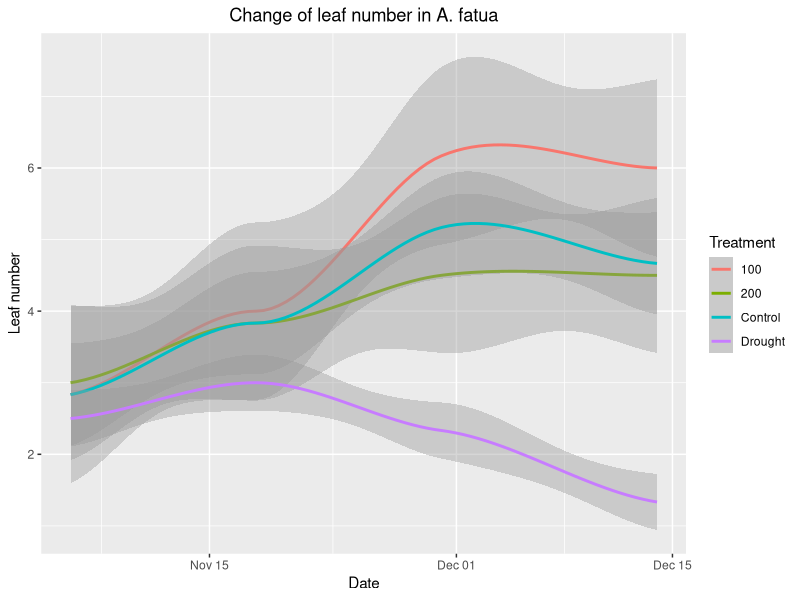
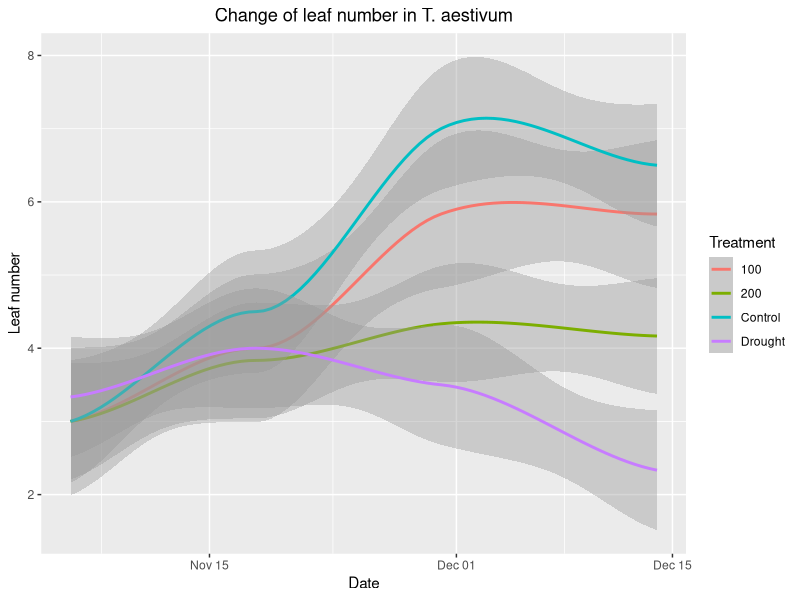
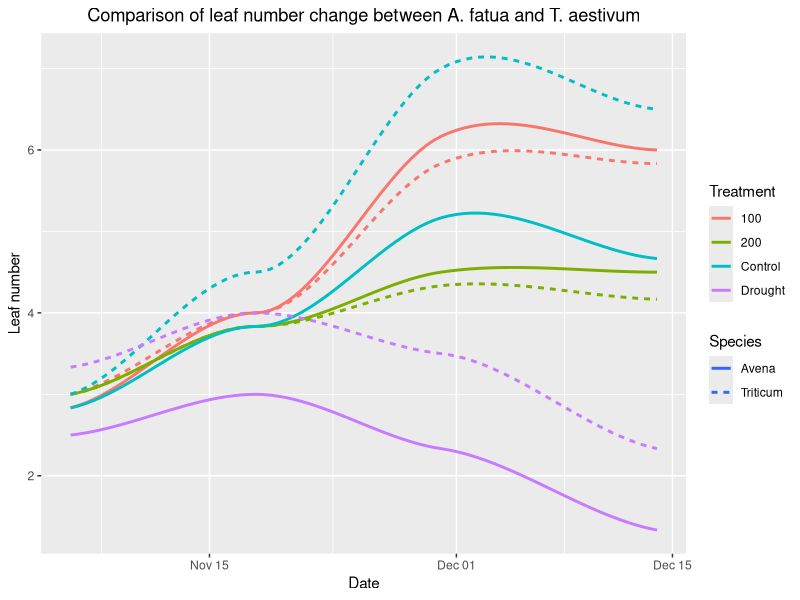
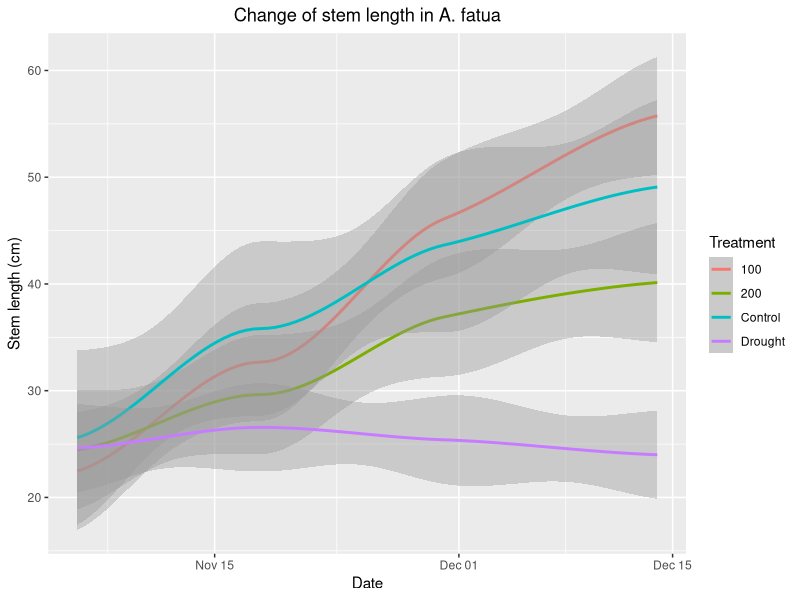
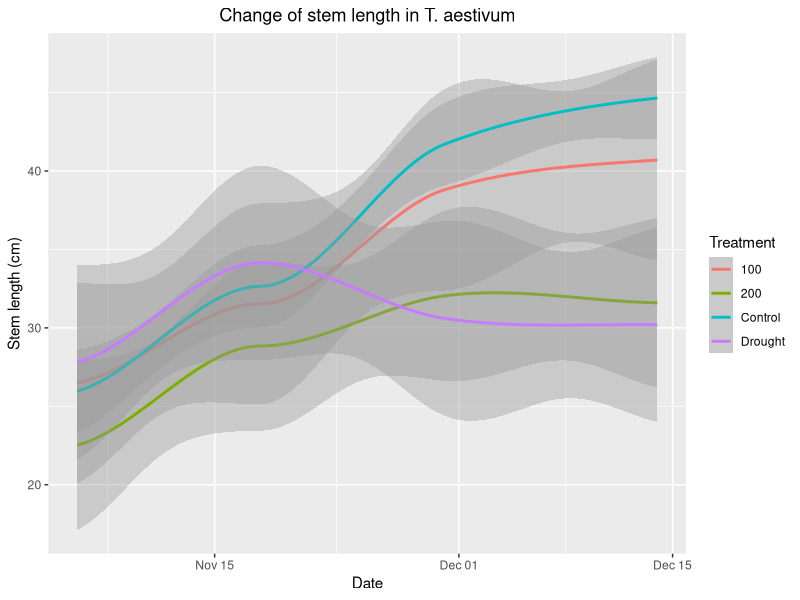
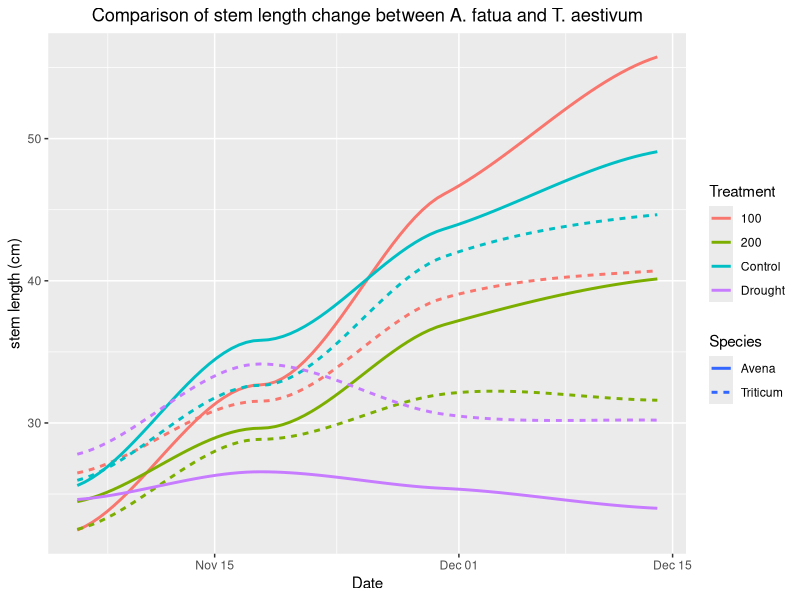
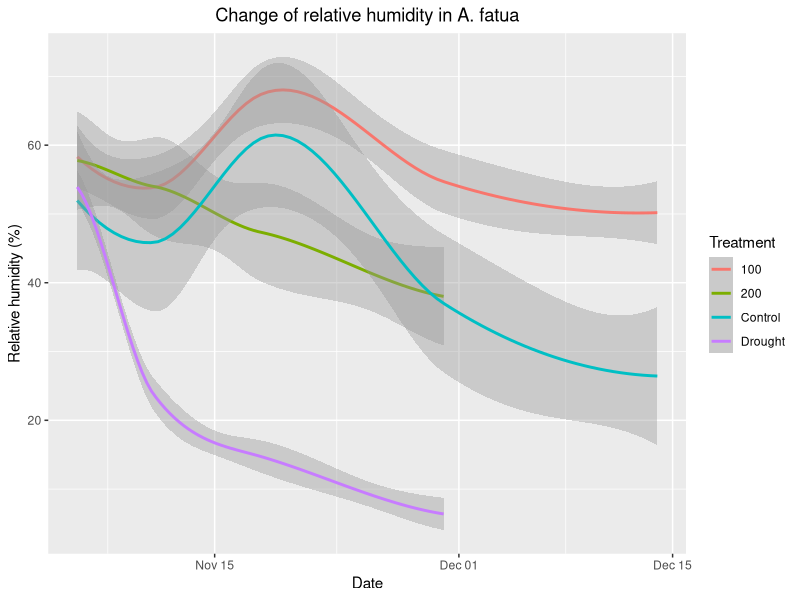
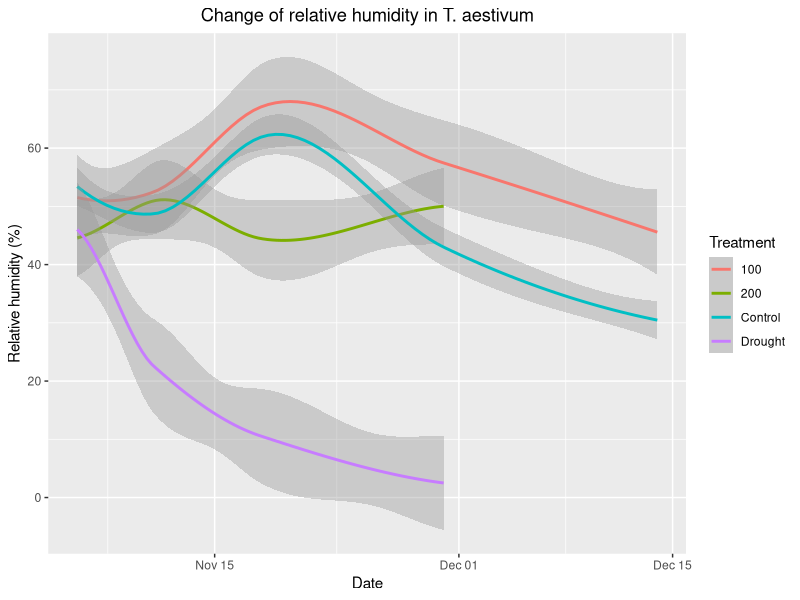

Here is the R script that generated these plots, in order:
## ---- chunk 1
knitr::opts_chunk$set(message = FALSE, warning = FALSE)
## ---- chunk 2
knitr::opts_chunk$set(suffix = ".png", fig.path = "graphs/", res = 100)
#knitr options to save all the graphics in the folder “results” in png format with a resolution of 100 dpi.
## ---- chunk 3
library("readxl")
Data <- read_excel("210129_Greenhouse_results.xlsx")
Data <- Data[-12]

if (!dir.exists("Graphs")) dir.create("Graphs")

d <- rep("06/11/20", 6)
d <- c(d, rep("11/11/20", 6))
d <- c(d, rep("18/11/20", 6))
d <- c(d, rep("30/11/20", 6))
d <- c(d, rep("14/12/20", 6))
new_date <- rep(d,8)
Data$Date2 <- new_date

Data$Date2 <- as.Date(Data$Date2, format='%d/%m/%y')

library(ggplot2)

## ---- chunk 4
# Leaf number
ggplot(Data[Data$Species =="Avena",], aes(x=Date2, y = Leaf_number, color = Treatment, na.rm=TRUE )) + geom_smooth() + labs(title="Change of leaf number in A. fatua", y="Leaf number", x="Date") + theme(plot.title = element_text(hjust = 0.5))
ggplot(Data[Data$Species =="Triticum",], aes(x=Date2, y = Leaf_number, color = Treatment, na.rm=TRUE )) + geom_smooth() + labs(title="Change of leaf number in T. aestivum", y="Leaf number", x="Date") + theme(plot.title = element_text(hjust = 0.5))

ggplot(Data, aes(x=Date2, y = Leaf_number, color = Treatment,  linetype = Species, na.rm=TRUE )) + geom_smooth(se=F) + labs(title="Comparison of leaf number change between A. fatua and T. aestivum", y="Leaf number", x="Date") + theme(plot.title = element_text(hjust = 0.5))

## ---- chunk 5
ggplot(Data[Data$Species =="Avena",], aes(x=Date2, y = Stem_length, color = Treatment, na.rm=TRUE )) + geom_smooth()  + labs(title="Change of stem length in A. fatua", y="Stem length (cm)", x="Date") + theme(plot.title = element_text(hjust = 0.5))
ggplot(Data[Data$Species =="Triticum",], aes(x=Date2, y = Stem_length, color = Treatment, na.rm=TRUE )) + geom_smooth() + labs(title="Change of stem length in T. aestivum", y="Stem length (cm)", x="Date") + theme(plot.title = element_text(hjust = 0.5))

ggplot(Data, aes(x=Date2, y = Stem_length, color = Treatment,  linetype = Species, na.rm=TRUE )) + geom_smooth(se=F) + labs(title="Comparison of stem length change between A. fatua and T. aestivum", y="stem length (cm)", x="Date") + theme(plot.title = element_text(hjust = 0.5)) 
## ---- chunk 6
ggplot(Data[Data$Species =="Avena",], aes(x=Date2, y = RH, color = Treatment, na.rm=TRUE )) + geom_smooth()  + labs(title="Change of relative humidity in A. fatua", y="Relative humidity (%)", x="Date") + theme(plot.title = element_text(hjust = 0.5))
# Test statistical difference between 100mM and control for RH. 
ggplot(Data[Data$Species =="Triticum",], aes(x=Date2, y = RH, color = Treatment, na.rm=TRUE )) + geom_smooth() + labs(title="Change of relative humidity in T. aestivum", y="Relative humidity (%)", x="Date") + theme(plot.title = element_text(hjust = 0.5))

ggplot(Data, aes(x=Date2, y = RH, color = Treatment,  linetype = Species, na.rm=TRUE )) + geom_smooth(se=F) + labs(title="Comparison of relative humidity change between A. fatua and T. aestivum", y="Relative humidity (%)", x="Date") + theme(plot.title = element_text(hjust = 0.5))
## ---- chunk 7

ggplot(Data[Data$Species =="Avena",], aes(x=Date2, y = EC, color = Treatment, na.rm=TRUE )) + geom_smooth() + labs(title="Change of EC number in A. fatua", y="EC (mS/cm)", x="Date") + theme(plot.title = element_text(hjust = 0.5))
ggplot(Data[Data$Species =="Triticum",], aes(x=Date2, y = EC, color = Treatment, na.rm=TRUE )) + geom_smooth() + labs(title="Change of EC number in T. aestivum", y="EC(mS/cm)", x="Date") + theme(plot.title = element_text(hjust = 0.5))

ggplot(Data, aes(x=Date2, y = EC, color = Treatment,  linetype = Species, na.rm=TRUE )) + geom_smooth(se=F) + labs(title="Comparison of EC change between A. fatua and T. aestivum", y="EC (mS/cm)", x="Date") + theme(plot.title = element_text(hjust = 0.5))


## ---- chunk 8
library(ggplot2)
library(dplyr)
library(ggpubr)
#Dataframe with only the last day
Data.last <- Data[Data$Date =="201214" , ]

Data.last$Treatment <- as.factor(Data.last$Treatment)
Data.last$Stem_length <- as.numeric(Data.last$Stem_length)
#Treatment2 created to reorder the variables in the graph
Data.last$Treatment2 <- factor(Data.last$Treatment, c("Control", "100", "200", "Drought"))
## ---- chunk 9
#Stem length graph
Data.last$Stem_length <- as.numeric(Data.last$Stem_length)
StemGraphA<- ggplot(Data.last[Data.last$Species == "Avena" ,], aes(x = Treatment2 , y = Stem_length))
StemGraphA<- StemGraphA +geom_boxplot(
  aes(fill = Treatment2),
  position = position_dodge(0.75)) +
  labs(y= "Stem length (cm)", x = "Treatment")+
  theme(legend.position = "none") +
  ggtitle("Avena")+ 
  theme(plot.title = element_text(hjust = 0.5))+
  annotate(geom="text", x=1, y=70, label="ab", cex= 6, color="black")+
  annotate(geom="text", x=2, y=70, label="a", cex= 6, color="black")+
  annotate(geom="text", x=3, y=70, label="b", cex= 6, color="black")+
  annotate(geom="text", x=4, y=70, label="c", cex= 6, color="black")

StemGraphT<- ggplot(Data.last[Data.last$Species == "Triticum" ,], aes(x = Treatment2 , y = Stem_length))
StemGraphT<- StemGraphT +geom_boxplot(
  aes(fill = Treatment2),
  position = position_dodge(0.75)) +
  labs(y= NULL, x = "Treatment")+
  theme(legend.position = "none") +
  ggtitle("Triticum")+ 
  theme(plot.title = element_text(hjust = 0.5))+
  annotate(geom="text", x=1, y=70, label="a", cex= 6, color="black")+
  annotate(geom="text", x=2, y=70, label="a", cex= 6, color="black")+
  annotate(geom="text", x=3, y=70, label="b", cex= 6, color="black")+
  annotate(geom="text", x=4, y=70, label="b", cex= 6, color="black")

StemGraph <- ggarrange(
  StemGraphA, NULL,  StemGraphT,
  nrow = 1, widths = c(1, -0.035, 1),
  labels = c("", "", ""))

StemGraph <-   annotate_figure(StemGraph,
                               top = text_grob("Stem length under different treatments", face = "bold", size = 14)) 
StemGraph

## ---- chunk 10
#Leaf number graph
Data.last$Leaf_number <- as.numeric(Data.last$Leaf_number)
LeafGraphA<- ggplot(Data.last[Data.last$Species == "Avena" ,], aes(x = Treatment2 , y = Leaf_number))
LeafGraphA<- LeafGraphA +geom_boxplot(
  aes(fill = Treatment2),
  position = position_dodge(0.75)) +
  labs(y= "Leaves number", x = "Treatment")+
  theme(legend.position = "none") +
  ggtitle("Avena")+ 
  theme(plot.title = element_text(hjust = 0.5))+
  annotate(geom="text", x=1, y=10, label="a", cex= 6, color="black")+
  annotate(geom="text", x=2, y=10, label="a", cex= 6, color="black")+
  annotate(geom="text", x=3, y=10, label="a", cex= 6, color="black")+
  annotate(geom="text", x=4, y=10, label="b", cex= 6, color="black")


LeafGraphT<- ggplot(Data.last[Data.last$Species == "Triticum" ,], aes(x = Treatment2 , y = Leaf_number))
LeafGraphT<- LeafGraphT +geom_boxplot(
  aes(fill = Treatment2),
  position = position_dodge(0.75)) +
  labs(y= NULL, x = "Treatment")+
  theme(legend.position = "none") +
  ggtitle("Triticum")+ 
  theme(plot.title = element_text(hjust = 0.5))+
  annotate(geom="text", x=1, y=10, label="a", cex= 6, color="black")+
  annotate(geom="text", x=2, y=10, label="a", cex= 6, color="black")+
  annotate(geom="text", x=3, y=10, label="b", cex= 6, color="black")+
  annotate(geom="text", x=4, y=10, label="c", cex= 6, color="black")


LeafGraph <- ggarrange(
  LeafGraphA, NULL,  LeafGraphT,
  nrow = 1, widths = c(1, -0.035, 1),
  labels = c("", "", "")
)
LeafGraph <-   annotate_figure(LeafGraph,
                top = text_grob("Leaf number", face = "bold", size = 14)) 
LeafGraph
## ---- chunk 11
#Root length graph
Data.last$Root_Length <- as.numeric(Data.last$Root_Length)
RootGraphA<- ggplot(Data.last[Data.last$Species == "Avena" ,], aes(x = Treatment2 , y = Root_Length))
RootGraphA<- RootGraphA +geom_boxplot(
  aes(fill = Treatment2),
  position = position_dodge(0.75)) +
  labs(y= "Root length (cm)", x = "Treatment")+
  theme(legend.position = "none") +
  ggtitle("Avena")+ 
  theme(plot.title = element_text(hjust = 0.5))+
  annotate(geom="text", x=1, y=30, label="a", cex= 6, color="black")+
  annotate(geom="text", x=2, y=30, label="a", cex= 6, color="black")+
  annotate(geom="text", x=3, y=30, label="a", cex= 6, color="black")+
  annotate(geom="text", x=4, y=30, label="a", cex= 6, color="black")


RootGraphT<- ggplot(Data.last[Data.last$Species == "Triticum" ,], aes(x = Treatment2 , y = Root_Length))
RootGraphT<- RootGraphT +geom_boxplot(
  aes(fill = Treatment2),
  position = position_dodge(0.75)) +
  labs(y= NULL, x = "Treatment")+
  theme(legend.position = "none") +
  ggtitle("Triticum")+ 
  theme(plot.title = element_text(hjust = 0.5))+
  annotate(geom="text", x=1, y=40, label="a", cex= 6, color="black")+
  annotate(geom="text", x=2, y=40, label="a", cex= 6, color="black")+
  annotate(geom="text", x=3, y=40, label="a", cex= 6, color="black")+
  annotate(geom="text", x=4, y=40, label="a", cex= 6, color="black")


RootGraph <- ggarrange(
  RootGraphA, NULL,  RootGraphT,
  nrow = 1, widths = c(1, -0.035, 1),
  labels = c("", "", "")
)
RootGraph <-   annotate_figure(RootGraph,
                               top = text_grob("Root length under different treatments", face = "bold", size = 14)) 
RootGraph
## ---- chunk 12
#Fresh weight graph 
Data.last$Fresh_weight <- as.numeric(Data.last$Fresh_weight)
FreshGraphA<- ggplot(Data.last[Data.last$Species == "Avena" ,], aes(x = Treatment2 , y = Fresh_weight))
FreshGraphA<- FreshGraphA +geom_boxplot(
  aes(fill = Treatment2),
  position = position_dodge(0.75)) +
  labs(y= "Fresh weight (g)", x = "Treatment")+
  theme(legend.position = "none") +
  ggtitle("Avena")+ 
  theme(plot.title = element_text(hjust = 0.5))+
  annotate(geom="text", x=1, y=10, label="a", cex= 6, color="black")+
  annotate(geom="text", x=2, y=10, label="ab", cex= 6, color="black")+
  annotate(geom="text", x=3, y=10, label="bc", cex= 6, color="black")+
  annotate(geom="text", x=4, y=10, label="c", cex= 6, color="black")


FreshGraphT<- ggplot(Data.last[Data.last$Species == "Triticum" ,], aes(x = Treatment2 , y = Fresh_weight))
FreshGraphT<- FreshGraphT +geom_boxplot(
  aes(fill = Treatment2),
  position = position_dodge(0.75)) +
  labs(y= NULL, x = "Treatment")+
  theme(legend.position = "none") +
  ggtitle("Triticum")+ 
  theme(plot.title = element_text(hjust = 0.5))+
  annotate(geom="text", x=1, y=10, label="a", cex= 6, color="black")+
  annotate(geom="text", x=2, y=10, label="b", cex= 6, color="black")+
  annotate(geom="text", x=3, y=10, label="c", cex= 6, color="black")+
  annotate(geom="text", x=4, y=10, label="d", cex= 6, color="black")


FreshGraph <- ggarrange(
  FreshGraphA, NULL,  FreshGraphT,
  nrow = 1, widths = c(1, -0.035, 1),
  labels = c("", "", "")
)
FreshGraph <-   annotate_figure(FreshGraph,
                               top = text_grob("Fresh weight under different treatments", face = "bold", size = 14)) 
FreshGraph
## ---- chunk 13
#Dry weight graph
Data.last$Dry_weight <- as.numeric(Data.last$Dry_weight)
DryGraphA<- ggplot(Data.last[Data.last$Species == "Avena" ,], aes(x = Treatment2 , y = Dry_weight))
DryGraphA<- DryGraphA +geom_boxplot(
  aes(fill = Treatment2),
  position = position_dodge(0.75)) +
  labs(y= "Dry weight (g)", x = "Treatment")+
  theme(legend.position = "none") +
  ggtitle("Avena")+ 
  theme(plot.title = element_text(hjust = 0.5))+
  annotate(geom="text", x=1, y=8.75, label="a", cex= 6, color="black")+
  annotate(geom="text", x=2, y=8.75, label="ab", cex= 6, color="black")+
  annotate(geom="text", x=3, y=8.75, label="b", cex= 6, color="black")+
  annotate(geom="text", x=4, y=8.75, label="c", cex= 6, color="black")


DryGraphT<- ggplot(Data.last[Data.last$Species == "Triticum" ,], aes(x = Treatment2 , y = Dry_weight))
DryGraphT<- DryGraphT +geom_boxplot(
  aes(fill = Treatment2),
  position = position_dodge(0.75)) +
  labs(y= NULL, x = "Treatment")+
  theme(legend.position = "none") +
  ggtitle("Triticum")+ 
  theme(plot.title = element_text(hjust = 0.5))+
  annotate(geom="text", x=1, y=8.75, label="a", cex= 6, color="black")+
  annotate(geom="text", x=2, y=8.75, label="b", cex= 6, color="black")+
  annotate(geom="text", x=3, y=8.75, label="c", cex= 6, color="black")+
  annotate(geom="text", x=4, y=8.75, label="d", cex= 6, color="black")


DryGraph <- ggarrange(
  DryGraphA, NULL,  DryGraphT,
  nrow = 1, widths = c(1, -0.035, 1),
  labels = c("", "", "")
)
DryGraph <-   annotate_figure(DryGraph,
                                top = text_grob("Dry weight under different treatments", face = "bold", size = 14)) 
DryGraph
## ---- chunk 14

Control <- Data.last[Data.last$Treatment=="Control",]
OnemM <- Data.last[Data.last$Treatment=="100",]
TwomM <- Data.last[Data.last$Treatment=="200",]
Drought <- Data.last[Data.last$Treatment=="Drought",]

## ---- chunk 15
####Leaf number####
Data.last$Leaf_number <- as.numeric(Data.last$Leaf_number)
LeafGraph<- ggplot(Data.last, aes(x = Treatment2 , y = Leaf_number))
LeafGraph<- LeafGraph +geom_boxplot(
  aes(fill = Species),
  position = position_dodge(0.75)) +
  labs(y= "Leaf number", x = "Treatment")+ 
  ggtitle("Leaf number under different treatment")+ 
  theme(plot.title = element_text(hjust = 0.5))+
  annotate(geom="text", x=1, y=10, label="*", cex= 8.5, color="black")+
  annotate(geom="text", x=2, y=10, label="ns", cex= 7, color="black")+
  annotate(geom="text", x=3, y=10, label="ns", cex= 7, color="black")+
  annotate(geom="text", x=4, y=10, label="ns", cex= 7, color="black")
LeafGraph
## ---- chunk 16
Data.last$Stem_length <- as.numeric(Data.last$Stem_length)
StemGraph<- ggplot(Data.last, aes(x = Treatment2 , y = Stem_length))
StemGraph<- StemGraph +geom_boxplot(
  aes(fill = Species),
  position = position_dodge(0.75)) +
  labs(y= "Stem length (cm)", x = "Treatment")+ 
  ggtitle("Stem length under different treatment")+ 
  theme(plot.title = element_text(hjust = 0.5))+
  annotate(geom="text", x=1, y=70, label="ns", cex= 7, color="black")+
  annotate(geom="text", x=2, y=70, label="**", cex= 8.5, color="black")+
  annotate(geom="text", x=3, y=70, label="ns", cex= 7, color="black")+
  annotate(geom="text", x=4, y=70, label="ns", cex= 7, color="black")
StemGraph

## ---- chunk 17
Data.last$Root_Length <- as.numeric(Data.last$Root_Length)
RootGraph<- ggplot(Data.last, aes(x = Treatment2 , y = Root_Length))
RootGraph<- RootGraph +geom_boxplot(
  aes(fill = Species),
  position = position_dodge(0.75)) +
  labs(y= "Root length (cm)", x = "Treatment")+ 
  ggtitle("Root length under different treatment")+ 
  theme(plot.title = element_text(hjust = 0.5))+
  annotate(geom="text", x=1, y=40, label="ns", cex= 7, color="black")+
  annotate(geom="text", x=2, y=40, label="ns", cex= 7, color="black")+
  annotate(geom="text", x=3, y=40, label="ns", cex= 7, color="black")+
  annotate(geom="text", x=4, y=40, label="ns", cex= 7, color="black")
RootGraph
## ---- chunk 18
Data.last$Dry_weight <- as.numeric(Data.last$Dry_weight)
DryGraph<- ggplot(Data.last, aes(x = Treatment2 , y = Dry_weight))
DryGraph<- DryGraph +geom_boxplot(
  aes(fill = Species),
  position = position_dodge(0.75)) +
  labs(y= "Dry weight (g)", x = "Treatment")+ 
  ggtitle("Dry weight under different treatment")+ 
  theme(plot.title = element_text(hjust = 0.5))+
  annotate(geom="text", x=1, y=8.5, label="ns", cex= 7, color="black")+
  annotate(geom="text", x=2, y=8.5, label="ns", cex= 7, color="black")+
  annotate(geom="text", x=3, y=8.5, label="ns", cex= 7, color="black")+
  annotate(geom="text", x=4, y=8.5, label="*", cex= 8.5, color="black")
DryGraph
## ---- chunk 19
Data.last$Fresh_weight <- as.numeric(Data.last$Fresh_weight)
FreshGraph<- ggplot(Data.last, aes(x = Treatment2 , y = Fresh_weight))
FreshGraph<- FreshGraph +geom_boxplot(
  aes(fill = Species),
  position = position_dodge(0.75)) +
  labs(y= "Fresh weight (g)", x = "Treatment")+ 
  ggtitle("Fresh weight under different treatment")+ 
  theme(plot.title = element_text(hjust = 0.5)) +
  annotate(geom="text", x=1, y=10, label="ns", cex= 7, color="black")+
  annotate(geom="text", x=2, y=10, label="ns", cex= 7, color="black")+
  annotate(geom="text", x=3, y=10, label="ns", cex= 7, color="black")+
  annotate(geom="text", x=4, y=10, label="*", cex= 8.5, color="black")
FreshGraph
